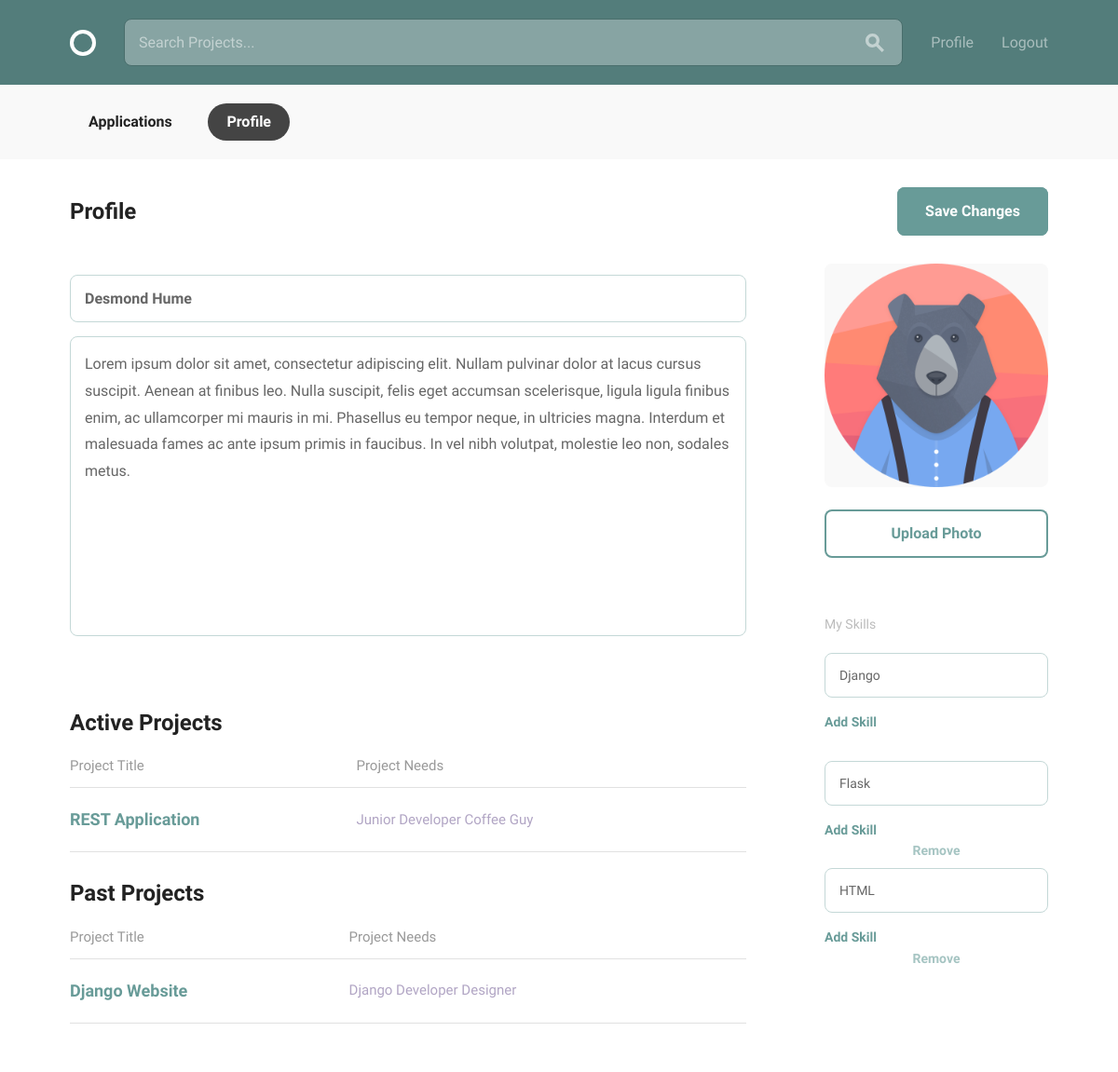
/profile/edit/ (signed in), run on an earlier commit of the app's database.
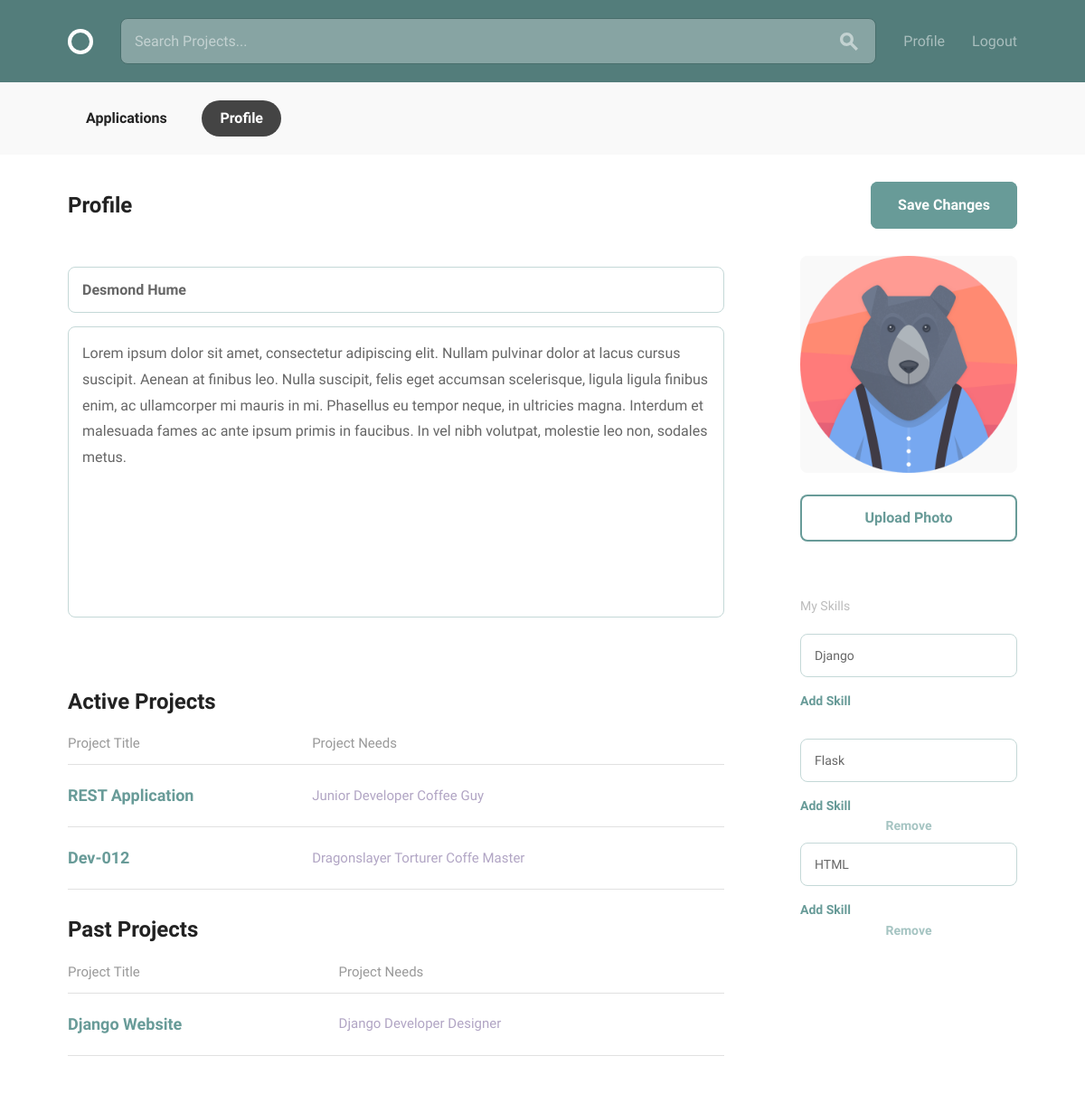
And on a later commit of the database.
### projects/models.py (models this page shows, shortened)
class Project(models.Model):
    owner = models.ForeignKey(
        settings.AUTH_USER_MODEL,
        on_delete=models.CASCADE,
        related_name="project"
    )
    title = models.CharField(max_length=30)
    description = models.CharField(max_length=500)
    requirements = models.CharField(max_length=100)
    timeline = models.CharField(max_length=30, blank=True, default="")
    completed = models.BooleanField(default=False)
    positions = models.ManyToManyField(Position, blank=False)

class Position(models.Model):
    title = models.CharField(max_length=30)
    description = models.CharField(max_length=250)
    related_project = models.ForeignKey('Project', null=True)
    related_skill = models.ForeignKey(Skill, null=True)
    applications = models.ManyToManyField(
        'Application',
        blank=True,
        related_name="position_applications"
    )
    filled = models.BooleanField(default=False)
    filled_by = models.ForeignKey(
        settings.AUTH_USER_MODEL,
        null=True,
        related_name="position"
    )

### profiles/views.py (the view, shortened to what this page needs)
class ProfileEditView(LoginRequiredMixin, generic.UpdateView):
    model = models.Profile
    template_name = "profiles/profile_edit.html"
    form_class = forms.ProfileUpdateForm
    def get_object(self, queryset=None):
        return get_object_or_404(self.model, user=self.request.user)
    def get_context_data(self, **kwargs):
        context = super(ProfileEditView, self).get_context_data(**kwargs)
        context['active_projects'] = self.get_object().user.project.filter(
            completed=False
        )
        context['past_projects'] = self.get_object().user.project.filter(
            completed=True
        )
        return context
    def get(self, request, *args, **kwargs):
        super(ProfileEditView, self).get(request, *args, **kwargs)
        profile_form = self.form_class(instance=request.user.profile)
        skills = request.user.profile.skills.all()
        skill_data = [{'skill': skill.skill} for skill in skills]
        if not skill_data:
            skills_formset = forms.SkillFormSet(initial=[{'skill': ''}])
        else:
            skills_formset = forms.SkillFormSet(initial=skill_data)
        return self.render_to_response(
            self.get_context_data(
                profile_form=profile_form,
                skills_formset=skills_formset
            )
        )

### profiles/forms.py
class ProfileUpdateForm(forms.ModelForm):
    display_name = forms.CharField(
        label='Display Name',
        required=False,
        widget=forms.TextInput(
            attrs={'placeholder': 'Enter your desired display name...'}),
        validators=[MaxLengthValidator]
    )
    bio = forms.CharField(
        label='About You',
        required=False,
        widget=forms.Textarea(
            attrs={
                'placeholder': 'Tell us about yourself...',
                'style': 'resize: both; overflow: auto;',
            }
        ),
        validators=[MaxLengthValidator]
    )
    avatar = forms.ImageField(
        required=False,
        widget=forms.FileInput
    )
    class Meta:
        fields = ("display_name", "bio", "avatar",)
        model = models.Profile

### profiles/templates/profiles/profile_edit.html (shortened to what this page needs)
{% extends "layout.html" %}
{% load static from staticfiles %}
{% block content %}
  <div class="circle--actions--bar">
    <nav class="bounds">
      <ul class="circle--pill--list">
        {% if user.is_authenticated and user == profile.user %}
            <li><a href="{% url 'projects:applications' %}">Applications</a></li>
        {% endif %}
        <li><a class="selected" href="{% url 'profiles:view-profile' pk=profile.pk %}">Profile</a></li>
      </ul>
    </nav>
  </div>
  <form id="profile-form" method="POST" enctype="multipart/form-data">
      <div class="bounds circle--page">
        <div class="circle--page--header circle--fluid">
          <div class="circle--fluid--cell circle--fluid--primary">
            <h2>Profile</h2>
          </div>
          <div class="circle--fluid--cell circle--fluid--secondary">
            <button class="button button-primary icon-on-left">Save Changes</button>
          </div>
        </div>
        <div class="grid-70">
            <div class="circle--input--h1">{{ profile_form.display_name }}</div>
          <div class="circle--article--body">{{ profile_form.bio }}
          </div>
          {% if active_projects %}
      <h2>Active Projects</h2>
      <table class="u-full-width circle--table">
        <thead>
          <tr>
            <th>Project Title</th>
            <th class="circle--cell--right">Project Needs</th>
          </tr>
        </thead>
        <tbody>
          {% for project in active_projects %}
          <tr class="clickable-row" data-href="{% url 'projects:view-project' pk=project.pk %}">
            <td>
              <h3>{{ project.title }}</h3>
            </td>
            <td class="circle--cell--right">
              {% for position in project.positions.all %}
              <span class="secondary-label">{{ position.title }}</span>
              {% endfor %}
            </td>
          </tr>
          {% endfor %}
        </tbody>
      </table>
      {% endif %}
      {% if past_projects %}
      <h2>Past Projects</h2>
      <table class="u-full-width circle--table">
        <thead>
          <tr>
            <th>Project Title</th>
            <th class="circle--cell--right">Project Needs</th>
          </tr>
        </thead>
        <tbody>
          {% for project in past_projects %}
          <tr class="clickable-row" data-href="{% url 'projects:view-project' pk=project.pk %}">
            <td>
              <h3>{{ project.title }}</h3>
            </td>
            <td class="circle--cell--right">
              {% for position in project.positions.all %}
              <span class="secondary-label">{{ position.title }}</span>
              {% endfor %}
            </td>
          </tr>
          {% endfor %}
        </tbody>
      </table>
      {% endif %}
        </div>
        <div class="grid-25 grid-push-5">
          <div class="circle--secondary--module">
            <div class="circle--primary--avatar">
                {% if object.avatar %}
                    <img src="{% static object.avatar.url %}">
                {% else %}
                    <img src="{% static 'images/avatar.jpg' %}">
                {% endif %}
            </div>
          <br/>
              <a id="file-input" class="button">
                Upload Photo
              </a>
          </div>
          <div class="circle--secondary--module">
            <h4>My Skills</h4>
            <ul class="circle--clone--list">
              {% for form in skills_formset %}
                  <li>
                      {{ form.skill }}
                    <a class="circle--clone--add">Add Skill</a>
                    <a class="circle--clone--remove">Remove</a>
                  </li>
              {% endfor %}
            </ul>
          </div>
        </div>
  </form>
{% endblock %}

What changed in the data, as far as the page shows it:
added Project: title "Dev-012", shown under "Active Projects"
added Position: title "Dragonslayer", shown under "Dev-012"
added Position: title "Torturer", shown under "Dev-012"
added Position: title "Coffe Master", shown under "Dev-012"
